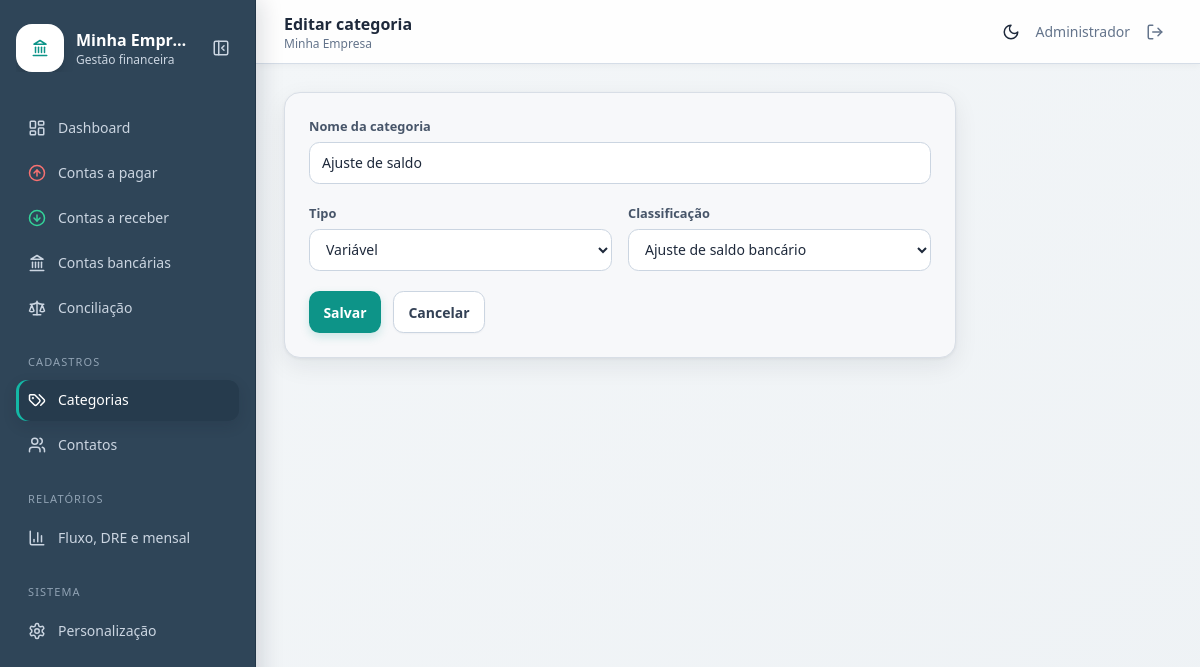
Screenshot of /index.php?route=categories/form&id=14 (signed in) with the database file from the repository.
### tables this page shows
CREATE TABLE company_settings (
  id TINYINT UNSIGNED PRIMARY KEY,
  company_name VARCHAR(120) NOT NULL,
  logo_data MEDIUMBLOB NULL,
  logo_mime VARCHAR(50) NULL,
  logo_updated_at DATETIME NULL,
  updated_at TIMESTAMP NOT NULL DEFAULT CURRENT_TIMESTAMP ON UPDATE CURRENT_TIMESTAMP
);

CREATE TABLE categories (
  id INT UNSIGNED AUTO_INCREMENT PRIMARY KEY,
  name VARCHAR(120) NOT NULL UNIQUE,
  type ENUM('fixa','variavel') NOT NULL,
  classification ENUM('despesa_operacional','despesa_administrativa','investimento','receita_operacional','receita_nao_operacional','ajuste_saldo') NOT NULL,
  created_at TIMESTAMP DEFAULT CURRENT_TIMESTAMP,
  INDEX idx_category_type (type), INDEX idx_category_class (classification)
);

### controllers/BaseController.php (called while the page is built, shortened)
<?php
abstract class BaseController
{
    protected function render(string $view, array $data = []): void
    {
        extract($data, EXTR_SKIP);
        $pageTitle = $data['pageTitle'] ?? config('app_name');
        require __DIR__ . '/../views/layouts/header.php';
        require __DIR__ . '/../views/' . $view . '.php';
        require __DIR__ . '/../views/layouts/footer.php';
    }
}

### controllers/CategoryController.php (called while the page is built, shortened)
<?php
final class CategoryController extends BaseController
{
    public function form(): void
    {
        $category = ['id' => '', 'name' => '', 'type' => 'fixa', 'classification' => 'despesa_operacional'];
        if ($id = filter_input(INPUT_GET, 'id', FILTER_VALIDATE_INT)) {
            $stmt = db()->prepare('SELECT * FROM categories WHERE id=?'); $stmt->execute([$id]);
            $category = $stmt->fetch() ?: $category;
        }
        $this->render('categories/form', compact('category') + ['pageTitle' => $category['id'] ? 'Editar categoria' : 'Nova categoria']);
    }
}

### index.php (called while the page is built, shortened)
<?php
$config = require __DIR__ . '/config.php';
require __DIR__ . '/db.php';
require __DIR__ . '/helpers.php';
$route = trim((string) ($_GET['route'] ?? 'dashboard'), '/');
$publicRoutes = ['login', 'settings/logo'];
try {
    [$class, $method] = $routes[$route];
    (new $class())->$method();
} catch (Throwable $e) {
    http_response_code(http_response_code() >= 400 ? http_response_code() : 500);
    if (in_array($route, $publicRoutes, true)) exit(e($e->getMessage()));
    $pageTitle = 'Erro';
    require __DIR__ . '/views/layouts/header.php';
    echo '<div class="rounded-xl bg-red-50 p-5 text-red-700">' . e($e->getMessage()) . '</div>';
    require __DIR__ . '/views/layouts/footer.php';
}

### config.php (called while the page is built, shortened)
<?php
return [
    'app_name' => 'Gestão Financeira',
    'company_name' => 'Minha Empresa',
    'company_document' => '00.000.000/0001-00',
    'company_address' => 'Cidade/UF',
    'timezone' => 'America/Sao_Paulo',
    'base_url' => '',
    'db' => [
        'host' => 'dhhsa5ntiphvhzqav2bkkant',
        'port' => '3306',
        'name' => 'financeiro',
        'user' => 'mysql',
        'pass' => 'kVltQX7XzY987YwsxJt7Wf0TU7be9aBcDHU5uVV6xhQeJp5bbtuA1kpNx7UXYzsf',
        'charset' => 'utf8mb4',
    ],
    'upload' => [
        'max_bytes' => 5 * 1024 * 1024,
        'allowed_mimes' => ['application/pdf', 'image/jpeg', 'image/png', 'image/webp'],
    ],
];

### db.php (called while the page is built, shortened)
<?php
function db(): PDO
{
    static $pdo = null;
    if ($pdo instanceof PDO) {
        return $pdo;
    }
    $config = require __DIR__ . '/config.php';
    $db = $config['db'];
    $dsn = sprintf('mysql:host=%s;port=%s;dbname=%s;charset=%s', $db['host'], $db['port'], $db['name'], $db['charset']);
    $pdo = new PDO($dsn, $db['user'], $db['pass'], [
        PDO::ATTR_ERRMODE => PDO::ERRMODE_EXCEPTION,
        PDO::ATTR_DEFAULT_FETCH_MODE => PDO::FETCH_ASSOC,
        PDO::ATTR_EMULATE_PREPARES => false,
    ]);
    return $pdo;
}

### helpers.php (called while the page is built, shortened)
<?php
function config(?string $key = null, mixed $default = null): mixed
{
    static $config;
    $config ??= require __DIR__ . '/config.php';
    $value = $config;
    foreach (explode('.', $key) as $part) {
        $value = $value[$part];
    }
    return $value;
}
function url(string $route = ''): string
{
    $base = rtrim((string) config('base_url', ''), '/');
    return $base . '/index.php' . ($route !== '' ? '?route=' . rawurlencode($route) : '');
}
function asset(string $path): string
{
    $normalizedPath = ltrim($path, '/');
    $url = rtrim((string) config('base_url', ''), '/') . '/assets/' . $normalizedPath;
    $file = __DIR__ . '/assets/' . $normalizedPath;
    if (is_file($file)) {
        $version = substr((string) hash_file('sha256', $file), 0, 12);
        $url .= '?v=' . $version;
    }
    return $url;
}
function e(mixed $value): string
{
    return htmlspecialchars((string) $value, ENT_QUOTES, 'UTF-8');
}
function company_branding(): array
{
    $fallbackName = (string) config('company_name', 'Minha Empresa');
    try {
        $row = db()->query('SELECT company_name,logo_mime,logo_updated_at FROM company_settings WHERE id=1')->fetch();
        $hasLogo = !empty($row['logo_mime']);
        $version = $row['logo_updated_at'] ? strtotime((string) $row['logo_updated_at']) : 0;
        return $branding = [
            'company_name' => (string) ($row['company_name'] ?: $fallbackName),
            'has_logo' => $hasLogo,
            'logo_url' => $hasLogo ? url('settings/logo') . '&v=' . $version : '',
        ];
    } catch (PDOException) {
        return $branding = ['company_name' => $fallbackName, 'has_logo' => false, 'logo_url' => ''];
    }
}

### views/categories/form.php (the view)
<form class="card max-w-2xl space-y-5 p-6" method="post" action="<?=url('categories/save')?>"><?=csrf_field()?><input type="hidden" name="id" value="<?=e($category['id'])?>"><label><span class="label">Nome da categoria</span><input class="field" name="name" value="<?=e($category['name'])?>" required></label><div class="grid gap-4 sm:grid-cols-2"><label><span class="label">Tipo</span><select class="field" name="type"><option value="fixa" <?=$category['type']==='fixa'?'selected':''?>>Fixa</option><option value="variavel" <?=$category['type']==='variavel'?'selected':''?>>Variável</option></select></label><label><span class="label">Classificação</span><select class="field" name="classification"><?php foreach(['despesa_operacional'=>'Despesa operacional','despesa_administrativa'=>'Despesa administrativa','investimento'=>'Investimento','receita_operacional'=>'Receita operacional','receita_nao_operacional'=>'Receita não operacional','ajuste_saldo'=>'Ajuste de saldo bancário'] as $v=>$l):?><option value="<?=$v?>" <?=$category['classification']===$v?'selected':''?>><?=$l?></option><?php endforeach;?></select></label></div><div class="flex gap-3"><button class="btn btn-primary">Salvar</button><a class="btn btn-light" href="<?=url('categories')?>">Cancelar</a></div></form>

### views/layouts/header.php (shortened to what this page needs)
<?php
$current = trim((string) ($_GET['route'] ?? 'dashboard'), '/');
$navClass = fn(string $route): string => str_starts_with($current, $route) ? 'is-active' : '';
$branding = company_branding();
?>
<!doctype html>
<html lang="pt-BR" class="scroll-smooth">
<head>
<script src="https://cdn.tailwindcss.com"></script><script>tailwind.config={darkMode:'class'}</script>
<link rel="stylesheet" href="<?=e(asset('css/app.css'))?>"><link rel="stylesheet" href="<?=e(asset('css/financial-filters.css'))?>"><script src="https://unpkg.com/lucide@0.468.0/dist/umd/lucide.min.js"></script>
</head>
<body class="app-body text-slate-800 dark:bg-slate-950 dark:text-slate-100">
<aside id="sidebar" class="app-sidebar fixed inset-y-0 left-0 z-40 w-64 -translate-x-full overflow-y-auto p-4 transition-transform lg:translate-x-0">
  <div class="sidebar-brand mb-7 flex items-center gap-3 py-2">
    <a class="sidebar-identity flex min-w-0 items-center gap-3" href="<?=url('settings')?>" title="Personalizar empresa">
      <div class="sidebar-logo grid h-12 w-12 shrink-0 place-items-center overflow-hidden rounded-2xl bg-white p-1 text-teal-600 shadow-lg">
        <?php if ($branding['has_logo']): ?>
          <img class="h-full w-full rounded-xl object-contain" src="<?=e($branding['logo_url'])?>" alt="Logotipo de <?=e($branding['company_name'])?>">
        <?php else: ?>
          <i data-lucide="landmark"></i>
        <?php endif; ?>
      </div>
      <div class="sidebar-brand-copy min-w-0"><div class="truncate font-bold text-white"><?=e($branding['company_name'])?></div><div class="text-xs text-slate-300">Gestão financeira</div></div>
    </a>
    <button id="sidebarCollapseBtn" type="button" class="ml-auto hidden h-9 w-9 shrink-0 place-items-center rounded-lg text-slate-300 hover:bg-white/10 hover:text-white lg:grid" title="Recolher ou expandir menu" aria-label="Recolher ou expandir menu"><i data-lucide="panel-left-close"></i></button>
  </div>
  <nav class="space-y-1 text-sm font-medium">
    <a class="nav-link <?=$navClass('dashboard')?>" title="Dashboard" href="<?=url('dashboard')?>"><i data-lucide="layout-dashboard"></i><span class="sidebar-label">Dashboard</span></a>
    <a class="nav-link <?=$navClass('payables')?>" title="Contas a pagar" href="<?=url('payables')?>"><i class="text-red-400" data-lucide="arrow-up-circle"></i><span class="sidebar-label">Contas a pagar</span></a>
    <a class="nav-link <?=$navClass('receivables')?>" title="Contas a receber" href="<?=url('receivables')?>"><i class="text-emerald-400" data-lucide="arrow-down-circle"></i><span class="sidebar-label">Contas a receber</span></a>
    <a class="nav-link <?=$navClass('banks')?>" title="Contas bancárias" href="<?=url('banks')?>"><i data-lucide="landmark"></i><span class="sidebar-label">Contas bancárias</span></a>
    <a class="nav-link <?=$navClass('reconciliation')?>" title="Conciliação" href="<?=url('reconciliation')?>"><i data-lucide="scale"></i><span class="sidebar-label">Conciliação</span></a>
    <div class="sidebar-section px-3 pt-5 pb-1 text-[11px] uppercase tracking-widest">Cadastros</div>
    <a class="nav-link <?=$navClass('categories')?>" title="Categorias" href="<?=url('categories')?>"><i data-lucide="tags"></i><span class="sidebar-label">Categorias</span></a>
    <a class="nav-link <?=$navClass('contacts')?>" title="Contatos" href="<?=url('contacts')?>"><i data-lucide="users"></i><span class="sidebar-label">Contatos</span></a>
    <div class="sidebar-section px-3 pt-5 pb-1 text-[11px] uppercase tracking-widest">Relatórios</div>
    <a class="nav-link <?=$navClass('reports')?>" title="Fluxo, DRE e mensal" href="<?=url('reports')?>"><i data-lucide="bar-chart-3"></i><span class="sidebar-label">Fluxo, DRE e mensal</span></a>
    <div class="sidebar-section px-3 pt-5 pb-1 text-[11px] uppercase tracking-widest">Sistema</div>
    <a class="nav-link <?=$navClass('settings')?>" title="Configurações da empresa" href="<?=url('settings')?>"><i data-lucide="settings"></i><span class="sidebar-label">Personalização</span></a>
  </nav>
</aside>
<div id="appShell" class="min-h-screen lg:pl-64">
<header class="app-header sticky top-0 z-20 flex h-16 items-center justify-between border-b px-4 backdrop-blur sm:px-7">
  <div class="flex items-center gap-3"><div><h1 class="font-semibold"><?=e($pageTitle)?></h1><p class="hidden text-xs text-slate-500 sm:block"><?=e($branding['company_name'])?></p></div></div>
  <div class="flex items-center gap-2"><button id="themeBtn" title="Alternar modo escuro" class="rounded-lg p-2 hover:bg-slate-100 dark:hover:bg-slate-800"><i data-lucide="moon"></i></button><span class="hidden text-sm text-slate-500 sm:inline"><?=e($_SESSION['user_name']??'')?></span><form method="post" action="<?=url('logout')?>"><?=csrf_field()?><button class="rounded-lg p-2 text-slate-500 hover:bg-red-50 hover:text-red-600" title="Sair"><i data-lucide="log-out"></i></button></form></div>
</header>
<main class="app-main p-4 sm:p-7">

### assets/css/app.css (style rules this page uses)
:root { --surface-page:#eef2f5; --surface-card:#f7f8fa; --surface-row:#fff; --surface-row-alt:#f4f6f8; --border-soft:#d8dee6; --sidebar:#2f4558; --sidebar-deep:#263b4d; --sidebar-text:#cbd5e1; }
[data-lucide] { width:18px;height:18px }
.app-body { background:var(--surface-page) }
.app-main { min-height:calc(100vh - 4rem);background:linear-gradient(145deg,#f3f6f8 0%,var(--surface-page) 100%) }
.app-header { border-color:rgb(203 213 225/.8);background:rgb(255 255 255/.9);box-shadow:0 1px 8px rgb(15 23 42/.05) }
.app-sidebar { border-right:1px solid #223648;background:var(--sidebar);color:var(--sidebar-text);box-shadow:5px 0 22px rgb(15 23 42/.14) }
.sidebar-identity { flex:1;overflow:hidden }
.sidebar-section { color:#91a3b4 }
.nav-link { display:flex;align-items:center;gap:.75rem;border-radius:.7rem;padding:.65rem .75rem;color:var(--sidebar-text);transition:background-color .15s,color .15s,box-shadow .15s }
.nav-link.is-active { background:var(--sidebar-deep);color:#fff;box-shadow:inset 3px 0 rgb(20 184 166),0 5px 14px rgb(15 23 42/.13) }
.card { border:1px solid var(--border-soft);background-color:var(--surface-card);border-radius:1rem;box-shadow:0 8px 24px rgb(15 23 42/.075),0 1px 3px rgb(15 23 42/.06) }
.field { width:100%;border:1px solid rgb(203 213 225);border-radius:.65rem;background:#fff;padding:.6rem .75rem;font-size:.875rem;outline:none;transition:border-color .15s,box-shadow .15s,background-color .15s }
.label { display:block;margin-bottom:.35rem;font-size:.8rem;font-weight:600;color:rgb(71 85 105) }
.btn { display:inline-flex;align-items:center;justify-content:center;gap:.45rem;border-radius:.65rem;padding:.6rem .9rem;font-size:.875rem;font-weight:600;transition:background-color .15s,color .15s,border-color .15s,box-shadow .15s,transform .15s }
.btn-primary { background:rgb(13 148 136);color:white;box-shadow:0 4px 10px rgb(13 148 136/.18) }
.btn-light { border:1px solid rgb(203 213 225);background:white;color:rgb(51 65 85);box-shadow:0 1px 2px rgb(15 23 42/.04) }
@media (min-width:1024px) { #sidebar,#appShell { transition:width .2s ease,padding-left .2s ease } }

### rows the page displays
company_settings: company_name "Minha Empr…", company_name "Minha Empresa"
categories: name "Ajuste de saldo", type "Variável", classification "Ajuste de saldo bancário"

### other values shown
$pageTitle "Editar categoria"
$_SESSION['user_name'] "Administrador"
